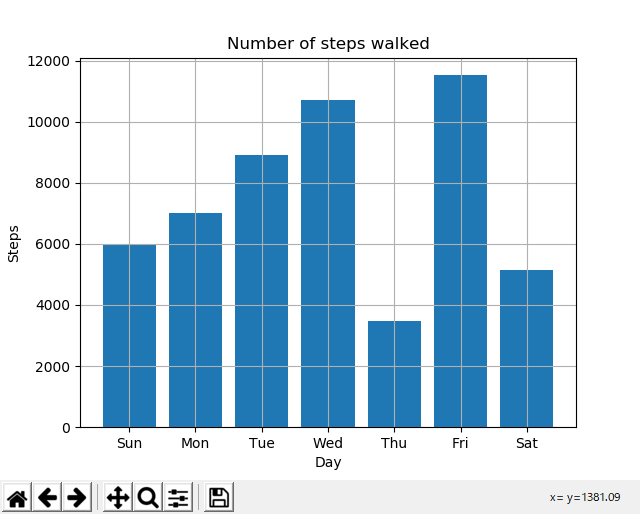

Python code for this plot:
import matplotlib.pyplot as plt
steps = [6000, 7000, 8900, 10700, 3460, 11520, 5155]
labels = ['Sun', 'Mon', 'Tue', 'Wed', 'Thu', 'Fri', 'Sat']
num_bars = len(steps)
positions = range(1, num_bars+1)
plt.bar(positions, steps, align='center')

plt.xticks(positions, labels)
plt.xlabel('Day')
plt.ylabel('Steps')
plt.title('Number of steps walked')

plt.grid()
plt.show()
